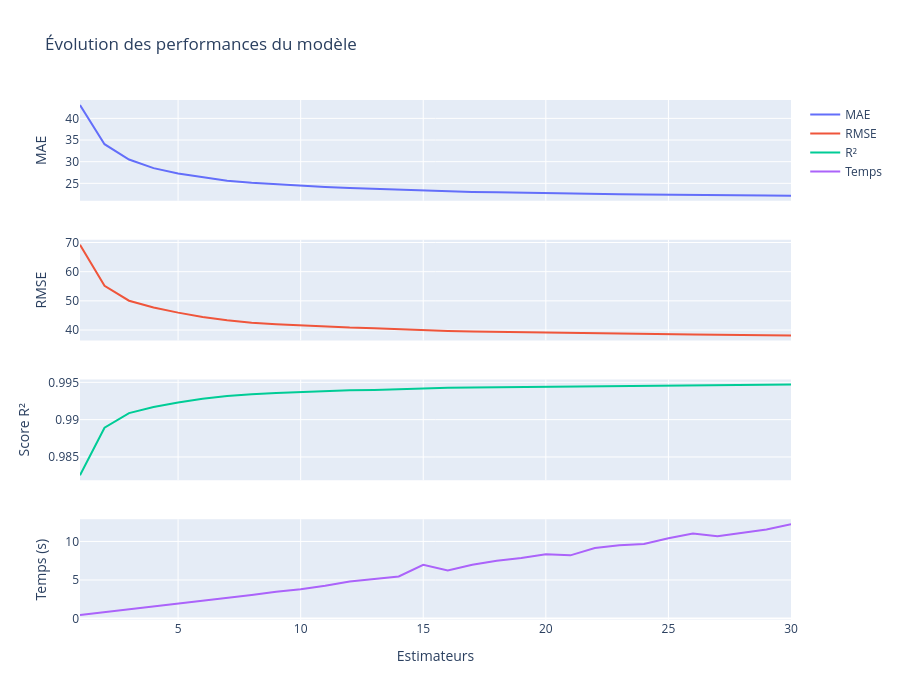

Notebook source saved alongside this figure:
### Code cell
fig = make_subplots(rows=4, cols=1, shared_xaxes=True)

fig.add_trace(go.Scatter(x=performances["Estimateurs"], y=performances["Test MAE"],
                         mode='lines', name="MAE"),
                         row=1, col=1)
fig.add_trace(go.Scatter(x=performances["Estimateurs"], y=performances["Test RMSE"],
                         mode='lines', name="RMSE"),
                         row=2, col=1)
fig.add_trace(go.Scatter(x=performances["Estimateurs"], y=performances["Test R²"],
                         mode='lines', name="R²"),
                         row=3, col=1)
fig.add_trace(go.Scatter(x=performances["Estimateurs"], y=performances["Temps"],
                         mode='lines', name="Temps"),
                         row=4, col=1)
fig.update_layout(title_text="Évolution des performances du modèle", height=700)

fig.update_xaxes(title_text="Estimateurs",  row=4, col=1)
fig.update_yaxes(title_text="MAE", row=1, col=1)
fig.update_yaxes(title_text="RMSE", row=2, col=1)
fig.update_yaxes(title_text="Score R²", row=3, col=1)
fig.update_yaxes(title_text="Temps (s)", row=4, col=1)

### Figure 1 — Plotly figure (JSON) as saved in the notebook; plotly's stock layout.template omitted (floating-point values rounded to 4 significant figures)
{"data": [{"mode": "lines", "name": "MAE", "type": "scatter", "x": [1, 2, 3, 4, 5, 6, 7, 8, 9, 10, 11, 12, 13, 14, 15, 16, 17, 18, 19, 20, 21, 22, 23, 24, 25, 26, 27, 28, 29, 30], "xaxis": "x", "y": [43.08, 34.05, 30.51, 28.52, 27.25, 26.38, 25.62, 25.12, 24.74, 24.37, 24.15, 23.9, 23.71, 23.45, 23.27, 23.12, 23.02, 22.93, 22.81, 22.73, 22.64, 22.56, 22.5, 22.44, 22.36, 22.29, 22.24, 22.19, 22.17, 22.14], "yaxis": "y"}, {"mode": "lines", "name": "RMSE", "type": "scatter", "x": [1, 2, 3, 4, 5, 6, 7, 8, 9, 10, 11, 12, 13, 14, 15, 16, 17, 18, 19, 20, 21, 22, 23, 24, 25, 26, 27, 28, 29, 30], "xaxis": "x2", "y": [69.22, 55.16, 50.05, 47.72, 45.97, 44.48, 43.35, 42.51, 42.01, 41.55, 41.17, 40.83, 40.65, 40.24, 39.92, 39.67, 39.52, 39.4, 39.11, 39.01, 38.91, 38.81, 38.73, 38.67, 38.58, 38.48, 38.42, 38.33, 38.22, 38.13], "yaxis": "y2"}, {"mode": "lines", "name": "R²", "type": "scatter", "x": [1, 2, 3, 4, 5, 6, 7, 8, 9, 10, 11, 12, 13, 14, 15, 16, 17, 18, 19, 20, 21, 22, 23, 24, 25, 26, 27, 28, 29, 30], "xaxis": "x3", "y": [0.9826, 0.9889, 0.9909, 0.9917, 0.9923, 0.9928, 0.9932, 0.9934, 0.9936, 0.9937, 0.9938, 0.9939, 0.994, 0.9941, 0.9942, 0.9943, 0.9943, 0.9943, 0.9944, 0.9945, 0.9945, 0.9945, 0.9945, 0.9946, 0.9946, 0.9946, 0.9946, 0.9946, 0.9947, 0.9947], "yaxis": "y3"}, {"mode": "lines", "name": "Temps", "type": "scatter", "x": [1, 2, 3, 4, 5, 6, 7, 8, 9, 10, 11, 12, 13, 14, 15, 16, 17, 18, 19, 20, 21, 22, 23, 24, 25, 26, 27, 28, 29, 30], "xaxis": "x4", "y": [0.4631, 0.8249, 1.254, 1.581, 1.915, 2.281, 2.689, 3.057, 3.488, 3.813, 4.255, 4.789, 5.118, 5.456, 6.979, 6.222, 6.984, 7.482, 7.865, 8.343, 8.194, 9.154, 9.515, 9.666, 10.41, 11.02, 10.68, 11.12, 11.56, 12.22], "yaxis": "y4"}], "layout": {"height": 700, "title": {"text": "Évolution des performances du modèle"}, "xaxis": {"anchor": "y", "domain": [0, 1], "matches": "x4", "showticklabels": false}, "xaxis2": {"anchor": "y2", "domain": [0, 1], "matches": "x4", "showticklabels": false}, "xaxis3": {"anchor": "y3", "domain": [0, 1], "matches": "x4", "showticklabels": false}, "xaxis4": {"anchor": "y4", "domain": [0, 1], "title": {"text": "Estimateurs"}}, "yaxis": {"anchor": "x", "domain": [0.8063, 1], "title": {"text": "MAE"}}, "yaxis2": {"anchor": "x2", "domain": [0.5375, 0.7312], "title": {"text": "RMSE"}}, "yaxis3": {"anchor": "x3", "domain": [0.2687, 0.4625], "title": {"text": "Score R²"}}, "yaxis4": {"anchor": "x4", "domain": [0, 0.1938], "title": {"text": "Temps (s)"}}}}
